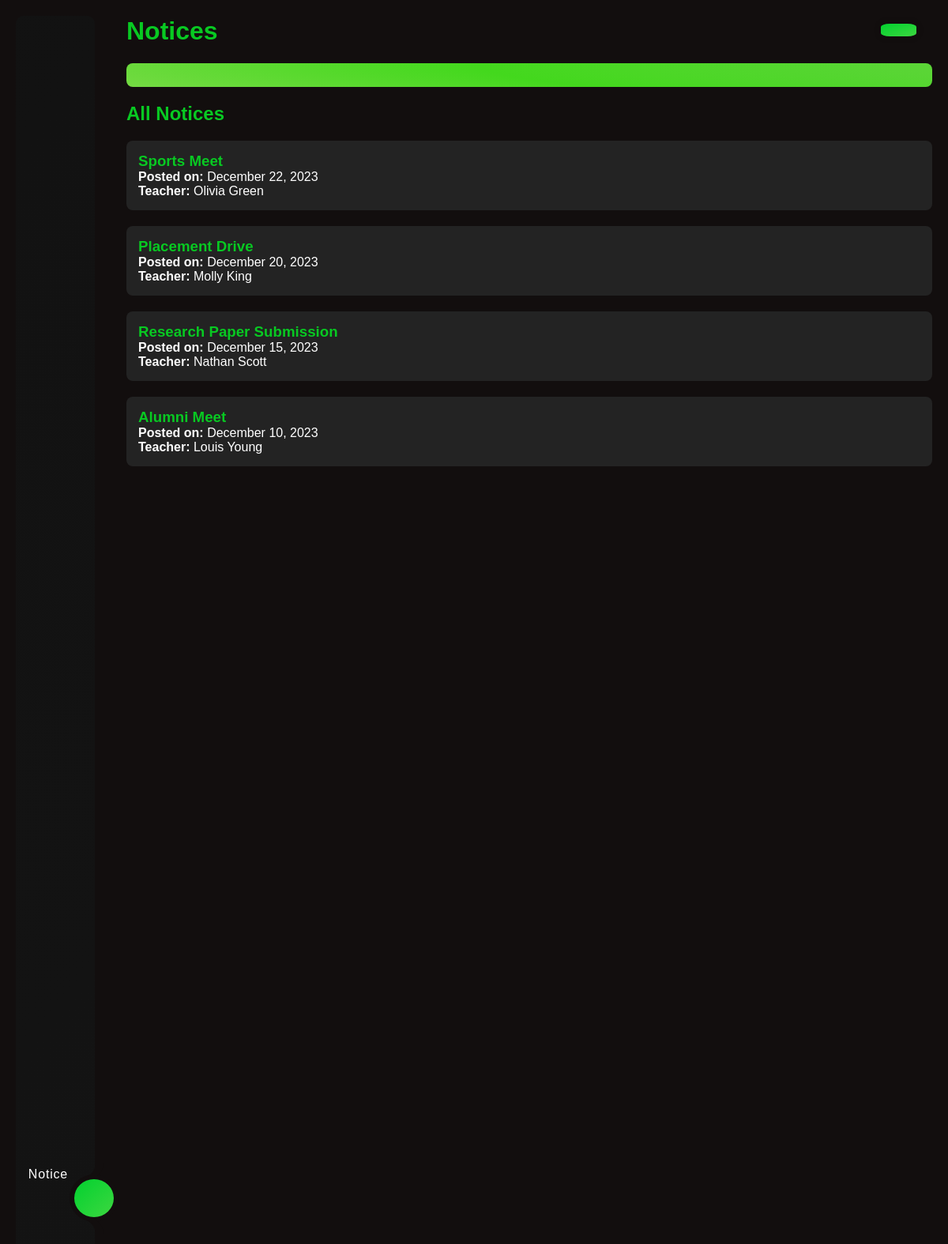
/PHP/Announcements.php (signed in), run on the app's committed database.
### tables this page shows
CREATE TABLE `announcements` (
  `Announcement_ID` int(11) NOT NULL,
  `Title` varchar(100) NOT NULL,
  `Content` varchar(500) NOT NULL,
  `Posting_Date` date NOT NULL,
  `Author_ID` int(11) NOT NULL
);

CREATE TABLE `instructors` (
  `Instructor_ID` int(11) NOT NULL,
  `First_Name` varchar(50) NOT NULL,
  `Middle_Name` varchar(50) DEFAULT NULL,
  `Last_Name` varchar(50) NOT NULL,
  `Gender` enum('M','F','X') NOT NULL,
  `Contact_Info` varchar(150) DEFAULT NULL,
  `Profile_Picture` varchar(255) DEFAULT NULL,
  `Department_ID` int(11) DEFAULT NULL,
  `Start_Date` date DEFAULT NULL
);

### PHP/Announcements.php (the view, shortened to what this page needs)
<?php
include 'Connection.php';
$sql = "SELECT a.Announcement_ID, a.Title, a.Posting_Date, i.First_Name, i.Last_Name
        FROM Announcements a
        JOIN Instructors i ON a.Author_ID = i.Instructor_ID
        ORDER BY a.Posting_Date DESC";
$stmt = $pdo->prepare($sql);
$stmt->execute();
$notices = $stmt->fetchAll(PDO::FETCH_ASSOC);
?>
<!DOCTYPE html>
<html lang="en">
<head>
    <link rel="stylesheet" href="../CSS/Preloader.css">
</head>
<body>
    <div class="container">
        <div class="navigation gradient-sidebar">
            <ul>
                <li class="list ">
                </li>
                <li class="list ">
                </li>
                <li class="list active">
                    <a href="../PHP/Announcements.php">
                        <span class="text">Notice</span>
                    </a>
                </li>
                <li class="list">
                </li>
                <div class="indicator gradient-bg"></div>
            </ul>
        </div>
        <div class="main-content">
            <header>
                <h1>Notices</h1>
            </header>
            <button class="toggle-switch gradient-bg" id="toggle-mode">
            </button>
            <div id="notice-details" class="notice-detail gradient-bg-hover" style="color: #000000;">
            </div>
            <h2>All Notices</h2>
            <div class="scrollable">
                <div class="notices-wrapper">
                    <?php foreach ($notices as $notice): ?>
                        <div class="notice-card" onclick="loadNoticeDetails(<?= $notice['Announcement_ID']; ?>)">
                            <h3><?= htmlspecialchars($notice['Title']); ?></h3>
                            <p><strong>Posted on:</strong> <?= date('F j, Y', strtotime($notice['Posting_Date'])); ?></p>
                            <p><strong>Teacher:</strong> <?= htmlspecialchars($notice['First_Name'] . ' ' . $notice['Last_Name']); ?></p>
                        </div>
                    <?php endforeach; ?>
                </div>
            </div>
        </div>
    </div>
</body>
</html>

### data on the page
announcements: Title "Sports Meet", Posting_Date "December 22, 2023", Author_ID.Last_Name "Olivia Green"
announcements: Title "Placement Drive", Posting_Date "December 20, 2023", Author_ID.Last_Name "Molly King"
announcements: Title "Research Paper Submission", Posting_Date "December 15, 2023", Author_ID.Last_Name "Nathan Scott"
announcements: Title "Alumni Meet", Posting_Date "December 10, 2023", Author_ID.Last_Name "Louis Young"
